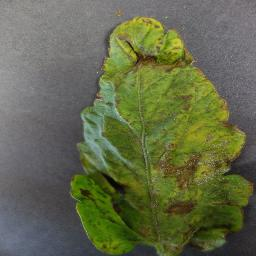
#> input picture plant_cv/samples/bacterial_spot.jpg, 256 x 256 px
$ python -i image_quality.py   (imports and definitions only)   (older library calls are emulated)
#> lines starting #> are read from the running program, lines starting #| are printed output that depends on the picture
#> further down, picture is the input picture: shape (256, 256, 3); mean B, G, R 75.2, 105.9, 99.8
"""ImageQualityAnalyzer: rule-based pre-checks, no ML (spec section 8).

Split in two, because "is the plant too small" only means something once we know a plant is
there at all:
- analyze_basic_quality() runs BEFORE plant detection: brightness/blur, independent of content.
- flag_plant_too_small() runs AFTER PlantDetector confirms a plant, using the same colour-based
  segmentation (maxik_cv.segment) the rest of the codebase already relies on. Running this before
  detection would misreport genuine NOT_PLANT photos as a "blurry/too small" quality issue instead
  of correctly reporting no plant found.
"""
import cv2
import numpy as np

from ..segment import plant_mask
from .schema import ImageQualityIssue, QualityReport

DARK_THRESHOLD = 0.30     # 95th-percentile brightness below this -> underexposed everywhere
BRIGHT_THRESHOLD = 0.85   # 5th-percentile brightness above this -> washed out everywhere
# Sharpness is measured at the scale the classifier actually sees (256 px), so only blur that is
# visible to the network counts. Calibrated on PlantVillage test photos with synthetic blur
# (not on robot-camera photos - recheck once real frames exist):
#   sharp photos            p5 = 50, median 109
#   smooth-but-sharp leaves 34-49   (must pass: classified correctly at ~100%)
#   gaussian s=3 / motion 21px  median ~26-30
# Found with the first model (no blur augmentation): blurred input did NOT lower its confidence - at
# s=3 it was confidently wrong 81% of the time - so the confidence gate could not catch it and this
# gate was the only protection. The current model is trained with gaussian + motion blur and is no
# longer confidently wrong on blurred frames (0 of 800 degraded test frames; at s=3 / 21px the gate
# rejects 65-76% and every frame it lets through is classified correctly). The gate stays as a safety
# net and for the user-facing "retake the photo" message.
SHARPNESS_HARD = 30.0     # below: reject, the frame is too blurry to analyse
SHARPNESS_SOFT = 55.0     # below: analyse, but warn that accuracy may be reduced
SHARPNESS_SIDE = 256
PLANT_TOO_SMALL_THRESHOLD = 0.03
ANALYSIS_MAX_SIDE = 800   # brightness/segmentation resolution


def _normalize(bgr: np.ndarray) -> np.ndarray:
    h, w = bgr.shape[:2]
#> h = 256; w = 256
    scale = ANALYSIS_MAX_SIDE / max(h, w)
#> scale = 3.12
    return cv2.resize(bgr, (round(w * scale), round(h * scale)), interpolation=cv2.INTER_AREA) if scale < 1 else bgr


def analyze_basic_quality(bgr: np.ndarray) -> QualityReport:
    small = _normalize(bgr)

    hsv = cv2.cvtColor(small, cv2.COLOR_BGR2HSV)
#> hsv: shape (256, 256, 3); mean H, S, V 68.8, 86.1, 108.4
    v = hsv[..., 2]
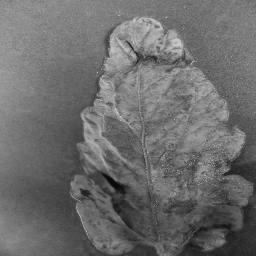
#> v: shape (256, 256); min 5, max 206, mean 108.4
    brightness = float(v.mean()) / 255.0  # reported for the UI only
#> brightness = 0.425
    # Judged on percentiles, not the mean: a well-lit leaf on a black/dark-soil background has a
    # very low mean but is a perfectly usable photo; a genuinely underexposed frame is dark everywhere.
    v_high = float(np.percentile(v, 95)) / 255.0
#> v_high = 0.592
    v_low = float(np.percentile(v, 5)) / 255.0
#> v_low = 0.22

    sharpness = sharpness_score(bgr)

    issues = []
    if v_high < DARK_THRESHOLD:
        issues.append(ImageQualityIssue.IMAGE_TOO_DARK)
    if v_low > BRIGHT_THRESHOLD:
        issues.append(ImageQualityIssue.IMAGE_TOO_BRIGHT)
    if sharpness < SHARPNESS_HARD:
        issues.append(ImageQualityIssue.IMAGE_BLURRY)

    return QualityReport(ok=len(issues) == 0, issues=issues, brightness=brightness, sharpness=sharpness)


def sharpness_score(bgr: np.ndarray) -> float:
    """Gradient energy of the strongest 25% of pixels, in the WEAKER of the x/y directions, at 256 px.
    Looking at both directions catches motion blur (which keeps edges across the motion, so a plain
    Laplacian-variance score stays high while the picture is unusable); looking only at the strongest
    pixels ignores flat background, so a leaf on black/soil isn't judged by its empty surroundings."""
    h, w = bgr.shape[:2]
#> h = 256; w = 256
    s = SHARPNESS_SIDE / max(h, w)
#> s = 1
    g = cv2.cvtColor(cv2.resize(bgr, (round(w * s), round(h * s)), interpolation=cv2.INTER_AREA),
                     cv2.COLOR_BGR2GRAY).astype(np.float32)
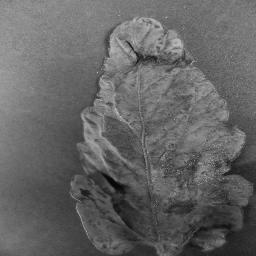
#> g: shape (256, 256) float32; min 4, max 193, mean 100.6

    def top_quarter(grad: np.ndarray) -> float:
        a = np.abs(grad).ravel()
        return float(np.partition(a, -max(1, a.size // 4))[-max(1, a.size // 4):].mean())

    return min(top_quarter(cv2.Sobel(g, cv2.CV_32F, 1, 0, ksize=3)),
               top_quarter(cv2.Sobel(g, cv2.CV_32F, 0, 1, ksize=3)))


def flag_plant_too_small(bgr: np.ndarray, report: QualityReport) -> QualityReport:
    small = _normalize(bgr)
    plant_fraction = float((plant_mask(small) > 0).mean())
    issues = list(report.issues)
    if plant_fraction < PLANT_TOO_SMALL_THRESHOLD:
        issues.append(ImageQualityIssue.PLANT_TOO_SMALL)
    return QualityReport(ok=len(issues) == 0, issues=issues, brightness=report.brightness,
                          sharpness=report.sharpness, plant_area_fraction=plant_fraction)

>>> import cv2
>>> picture = cv2.imread('../../samples/bacterial_spot.jpg')
>>> result = analyze_basic_quality(picture)
#> in analyze_basic_quality, `sharpness = sharpness_score(bgr)`: sharpness = 71.1

$ run again, on plant_cv/samples/early_blight.jpg
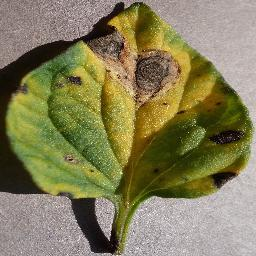
#> input picture plant_cv/samples/early_blight.jpg, 256 x 256 px
#> picture is the input picture: shape (256, 256, 3); mean B, G, R 88.6, 126.7, 132.7
#> hsv: shape (256, 256, 3); mean H, S, V 32.9, 109.5, 136.1
#> in analyze_basic_quality, `v = hsv[..., 2]`:
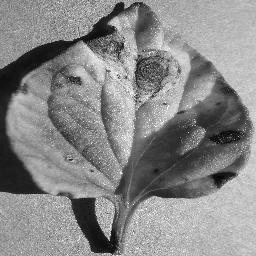
#> v: shape (256, 256); min 2, max 255, mean 136.1
#> brightness = 0.534
#> v_high = 0.792
#> v_low = 0.118
#> in sharpness_score, `g = cv2.cvtColor(cv2.resize(bgr, (round(w * s), round(h * s)), interpo..`:
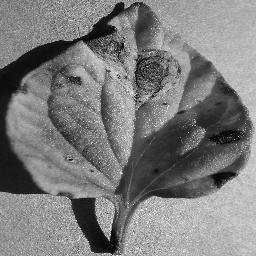
#> g: shape (256, 256) float32; min 1, max 254, mean 124.2
#> sharpness = 134.8

$ run again, on plant_cv/samples/healthy.jpg
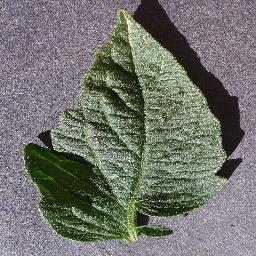
#> input picture plant_cv/samples/healthy.jpg, 256 x 256 px
#> picture is the input picture: shape (256, 256, 3); mean B, G, R 109.7, 115.2, 114.3
#> hsv: shape (256, 256, 3); mean H, S, V 94.5, 53.7, 121.9
#> in analyze_basic_quality, `v = hsv[..., 2]`:
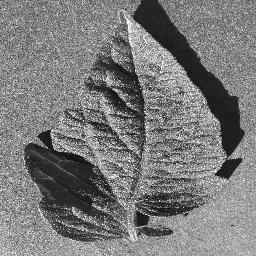
#> v: shape (256, 256); min 2, max 255, mean 121.9
#> brightness = 0.478
#> v_high = 0.78
#> v_low = 0.125
#> sharpness = 203.3

$ run again, on plant_cv/samples/late_blight.jpg
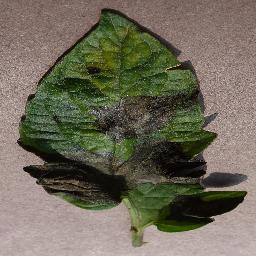
#> input picture plant_cv/samples/late_blight.jpg, 256 x 256 px
#> picture is the input picture: shape (256, 256, 3); mean B, G, R 88.9, 105.2, 110.4
#> hsv: shape (256, 256, 3); mean H, S, V 22.4, 78, 115
#> in analyze_basic_quality, `v = hsv[..., 2]`:
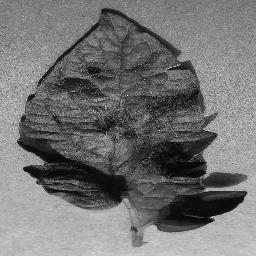
#> v: shape (256, 256); min 1, max 251, mean 115
#> brightness = 0.451
#> v_high = 0.737
#> v_low = 0.0706
#> sharpness = 105.7
